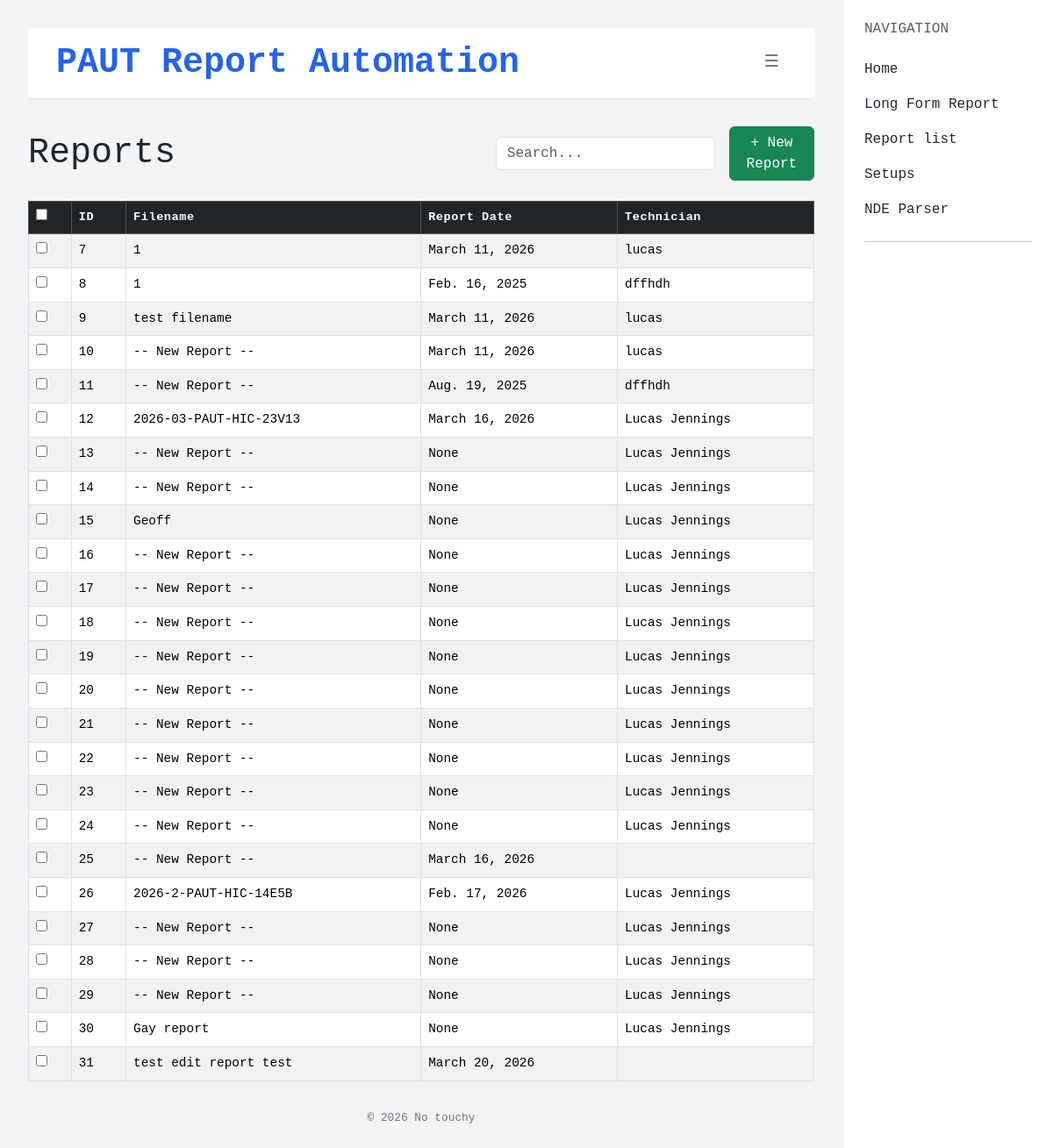
The page /reports/ on the database its author committed.
### reports/models.py (models this page shows, shortened)
class Report(models.Model):
    document_filename = models.CharField(max_length=200, blank=True)
    document_title = models.TextField(blank=True)
    client = models.CharField(max_length=200, blank=True)
    location = models.CharField(max_length=200, blank=True)
    work_order = models.CharField(max_length=100, blank=True)
    project_number = models.CharField(max_length=100, blank=True)
    report_date = models.DateField(blank=True, null=True)
    test_date = models.DateField(blank=True, null=True)
    project_type = models.CharField(max_length=200, blank=True)
    procedure = models.CharField(max_length=200, blank=True)
    technician_name = models.CharField(max_length=200, blank=True)
    certification = models.CharField(max_length=200, blank=True)
    assistant_name = models.CharField(max_length=200, blank=True)
    assistant_certification = models.CharField(max_length=200, blank=True)
    examination_scope = models.TextField(blank=True)
    executive_summary = models.TextField(blank=True)
    equipment_id = models.CharField(max_length=200, blank=True)
    equipment_overview = models.TextField(blank=True)
    work_scope = models.TextField(blank=True)
    x_axis_reference = models.CharField(max_length=200, blank=True)
    y_axis_reference = models.CharField(max_length=200, blank=True)
    ut_method = models.CharField(max_length=200, blank=True)

### reports/views.py (the view, shortened to what this page needs)
# urls.py: path('reports/', views.report_list, name='report-list'),
def report_list(request):
    reports = Report.objects.all()
    return render(request, 'reports/report_list.html', {'reports': reports})

### reports/templates/reports/report_list.html (shortened to what this page needs)
{% extends "reports/base.html" %}
{% block content %}
{% if reports %}
<form method="post">
<div class="d-flex align-items-center gap-3 mb-3">
    <h1 class="page-title mb-0">Reports</h1>
    <input type="text" id="keyword-search" class="form-control" placeholder="Search..." style="max-width: 250px;">
    <a href="{% url 'new-report' %}" class="btn btn-success ms-auto">+ New Report</a>
</div>
    <div class="table-responsive">
        <table class="table table-bordered table-striped table-hover align-middle setup-table">
            <thead class="table-dark">
                <tr>
                    <th><input type="checkbox" id="select-all"></th>
                    <th class="sortable" data-col="0">ID </th>
                    <th class="sortable" data-col="1">Filename </th>
                    <th class="sortable" data-col="2">Report Date </th>
                    <th class="sortable" data-col="3">Technician </th>
                </tr>
            </thead>
            <tbody>
                {% for report in reports %}
                <tr class="setup-row">
                    <td><input type="checkbox" name="selected_reports" value="{{ report.pk }}" class="row-check"></td>
                    <td>{{ report.pk }}</td>
                    <td>{{ report.document_filename }}</td>
                    <td>{{ report.report_date }}</td>
                    <td>{{ report.technician_name }}</td>
                </tr>
                {% endfor %}
            </tbody>
        </table>
    </div>
</form>
{% else %}
<div class="d-flex align-items-center gap-3 mb-3">
    <h1 class="page-title mb-0">Reports</h1>
    <a href="{% url 'new-report' %}" class="btn btn-success">+ New Report</a>
</div>
<p>No reports found. <a href="{% url 'create-report' %}">Create one.</a></p>
{% endif %}
{% endblock %}

### reports/static/reports/css/base_styles.css (style rules this page uses)
body { font-family: 'Vulf', monospace; background: #f3f4f6; }

### reports/templates/reports/report_list.html (style rules this page uses)
.setup-table thead th { white-space: nowrap; font-size: 0.85rem; letter-spacing: 0.04em; }
.setup-table tbody td { font-size: 0.9rem; }
.sortable { cursor: pointer; user-select: none; }

### rows shown on the page
Report: pk "7", document_filename "1", report_date "March 11, 2026", technician_name "lucas"
Report: pk "8", document_filename "1", report_date "Feb. 16, 2025", technician_name "dffhdh"
Report: pk "9", document_filename "test filename", report_date "March 11, 2026", technician_name "lucas"
Report: pk "10", document_filename "-- New Report --", report_date "March 11, 2026", technician_name "lucas"
Report: pk "11", document_filename "-- New Report --", report_date "Aug. 19, 2025", technician_name "dffhdh"
Report: pk "12", document_filename "2026-03-PAUT-HIC-23V13", report_date "March 16, 2026", technician_name "Lucas Jennings"
Report: pk "13", document_filename "-- New Report --", report_date "None", technician_name "Lucas Jennings"
Report: pk "14", document_filename "-- New Report --", report_date "None", technician_name "Lucas Jennings"
Report: pk "15", document_filename "Geoff", report_date "None", technician_name "Lucas Jennings"
Report: pk "16", document_filename "-- New Report --", report_date "None", technician_name "Lucas Jennings"
Report: pk "17", document_filename "-- New Report --", report_date "None", technician_name "Lucas Jennings"
Report: pk "18", document_filename "-- New Report --", report_date "None", technician_name "Lucas Jennings"
Report: pk "19", document_filename "-- New Report --", report_date "None", technician_name "Lucas Jennings"
Report: pk "20", document_filename "-- New Report --", report_date "None", technician_name "Lucas Jennings"
Report: pk "21", document_filename "-- New Report --", report_date "None", technician_name "Lucas Jennings"
Report: pk "22", document_filename "-- New Report --", report_date "None", technician_name "Lucas Jennings"
Report: pk "23", document_filename "-- New Report --", report_date "None", technician_name "Lucas Jennings"
Report: pk "24", document_filename "-- New Report --", report_date "None", technician_name "Lucas Jennings"
Report: pk "25", document_filename "-- New Report --", report_date "March 16, 2026"
Report: pk "26", document_filename "2026-2-PAUT-HIC-14E5B", report_date "Feb. 17, 2026", technician_name "Lucas Jennings"
Report: pk "27", document_filename "-- New Report --", report_date "None", technician_name "Lucas Jennings"
Report: pk "28", document_filename "-- New Report --", report_date "None", technician_name "Lucas Jennings"
Report: pk "29", document_filename "-- New Report --", report_date "None", technician_name "Lucas Jennings"
Report: pk "30", document_filename "Gay report", report_date "None", technician_name "Lucas Jennings"
Report: pk "31", document_filename "test edit report test", report_date "March 20, 2026"
